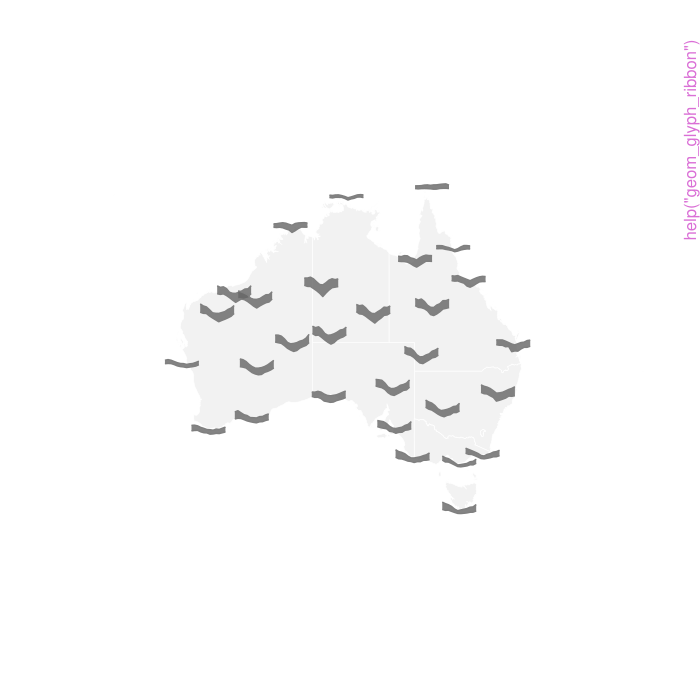

R code for this plot:
pkgname <- "sugarglider"
source(file.path(R.home("share"), "R", "examples-header.R"))
options(warn = 1)
library('sugarglider')

base::assign(".oldSearch", base::search(), pos = 'CheckExEnv')
base::assign(".old_wd", base::getwd(), pos = 'CheckExEnv')
cleanEx()
nameEx("geom_glyph_ribbon")
### * geom_glyph_ribbon

flush(stderr()); flush(stdout())

### Name: geom_glyph_ribbon
### Title: Create a Glyph Ribbon plot using ggplot2
### Aliases: geom_glyph_ribbon

### ** Examples


library(ggplot2)

# Basic glyph map with base map and custom theme
aus_temp |>
  ggplot(aes(x_major = long, y_major = lat,
         x_minor = month, ymin_minor = tmin, ymax_minor = tmax)) +
  geom_sf(data = ozmaps::abs_ste, fill = "grey95",
          color = "white",inherit.aes = FALSE) +
  geom_glyph_ribbon() +
  ggthemes::theme_map()


# Adjust width and height of the glyph
aus_temp |>
  ggplot(aes(x_major = long, y_major = lat,
         x_minor = month, ymin_minor = tmin, ymax_minor = tmax)) +
  geom_sf(data = ozmaps::abs_ste, fill = "grey95",
          color = "white",inherit.aes = FALSE) +
  geom_glyph_ribbon(width = rel(4.5), height = rel(3)) +
 ggthemes::theme_map()

# Extend glyph map with reference box and line
aus_temp |>
 ggplot(aes(x_major = long, y_major = lat,
         x_minor = month, ymin_minor = tmin, ymax_minor = tmax)) +
  geom_sf(data = ozmaps::abs_ste, fill = "grey95",
          color = "white",inherit.aes = FALSE) +
  add_glyph_boxes() +
  add_ref_lines() +
  geom_glyph_ribbon() +
  ggthemes::theme_map()



cleanEx()
nameEx("geom_glyph_segment")
### * geom_glyph_segment

flush(stderr()); flush(stdout())

### Name: geom_glyph_segment
### Title: Create a Glyph Segment plot using ggplot2
### Aliases: geom_glyph_segment

### ** Examples

library(ggplot2)

# Basic glyph map with base map and custom theme
aus_temp |>
  ggplot(aes(x_major = long, y_major = lat,
         x_minor = month, y_minor = tmin, yend_minor = tmax)) +
  geom_sf(data = ozmaps::abs_ste, fill = "grey95",
          color = "white",inherit.aes = FALSE) +
  geom_glyph_segment() +
  ggthemes::theme_map()


# Adjust width and height of the glyph
aus_temp |>
  ggplot(aes(x_major = long, y_major = lat,
         x_minor = month, y_minor = tmin, yend_minor = tmax)) +
  geom_sf(data = ozmaps::abs_ste, fill = "grey95",
          color = "white",inherit.aes = FALSE) +
  geom_glyph_segment(width = rel(4.5), height = rel(3)) +
 ggthemes::theme_map()

# Extend glyph map with reference box and line
aus_temp |>
 ggplot(aes(x_major = long, y_major = lat,
         x_minor = month, y_minor = tmin, yend_minor = tmax)) +
  geom_sf(data = ozmaps::abs_ste, fill = "grey95",
          color = "white",inherit.aes = FALSE) +
  add_glyph_boxes() +
  add_ref_lines() +
  geom_glyph_segment() +
  ggthemes::theme_map()




### * <FOOTER>
###
cleanEx()
options(digits = 7L)
base::cat("Time elapsed: ", proc.time() - base::get("ptime", pos = 'CheckExEnv'),"\n")
grDevices::dev.off()
###
### Local variables: ***
### mode: outline-minor ***
### outline-regexp: "\\(> \\)?### [*]+" ***
### End: ***
quit('no')
